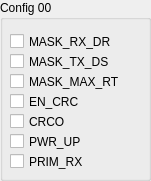
        <widget class="QGroupBox" name="groupBox_3">
         <property name="geometry">
          <rect>
           <x>0</x>
           <y>140</y>
           <width>151</width>
           <height>181</height>
          </rect>
         </property>
         <property name="title">
          <string>Config 00</string>
         </property>
         <widget class="QCheckBox" name="cbMASK_RX_DR">
          <property name="geometry">
           <rect>
            <x>10</x>
            <y>30</y>
            <width>141</width>
            <height>23</height>
           </rect>
          </property>
          <property name="toolTip">
           <string>00:6</string>
          </property>
          <property name="text">
           <string>MASK_RX_DR</string>
          </property>
         </widget>
         <widget class="QCheckBox" name="cbMASK_TX_DS">
          <property name="geometry">
           <rect>
            <x>10</x>
            <y>50</y>
            <width>141</width>
            <height>23</height>
           </rect>
          </property>
          <property name="toolTip">
           <string>00:5</string>
          </property>
          <property name="text">
           <string>MASK_TX_DS</string>
          </property>
         </widget>
         <widget class="QCheckBox" name="cbMASK_MAX_RT">
          <property name="geometry">
           <rect>
            <x>10</x>
            <y>70</y>
            <width>141</width>
            <height>23</height>
           </rect>
          </property>
          <property name="toolTip">
           <string>00:4</string>
          </property>
          <property name="text">
           <string>MASK_MAX_RT</string>
          </property>
         </widget>
         <widget class="QCheckBox" name="cbEN_CRC">
          <property name="geometry">
           <rect>
            <x>10</x>
            <y>90</y>
            <width>141</width>
            <height>23</height>
           </rect>
          </property>
          <property name="toolTip">
           <string>00:3</string>
          </property>
          <property name="text">
           <string>EN_CRC</string>
          </property>
         </widget>
         <widget class="QCheckBox" name="cbCRCO">
          <property name="geometry">
           <rect>
            <x>10</x>
            <y>110</y>
            <width>141</width>
            <height>23</height>
           </rect>
          </property>
          <property name="toolTip">
           <string>00:2</string>
          </property>
          <property name="text">
           <string>CRCO</string>
          </property>
         </widget>
         <widget class="QCheckBox" name="cbPWR_UP">
          <property name="geometry">
           <rect>
            <x>10</x>
            <y>130</y>
            <width>141</width>
            <height>23</height>
           </rect>
          </property>
          <property name="toolTip">
           <string>00:1</string>
          </property>
          <property name="text">
           <string>PWR_UP</string>
          </property>
         </widget>
         <widget class="QCheckBox" name="cbPRIM_RX">
          <property name="geometry">
           <rect>
            <x>10</x>
            <y>150</y>
            <width>141</width>
            <height>23</height>
           </rect>
          </property>
          <property name="toolTip">
           <string>00:0</string>
          </property>
          <property name="text">
           <string>PRIM_RX</string>
          </property>
         </widget>
        </widget>
